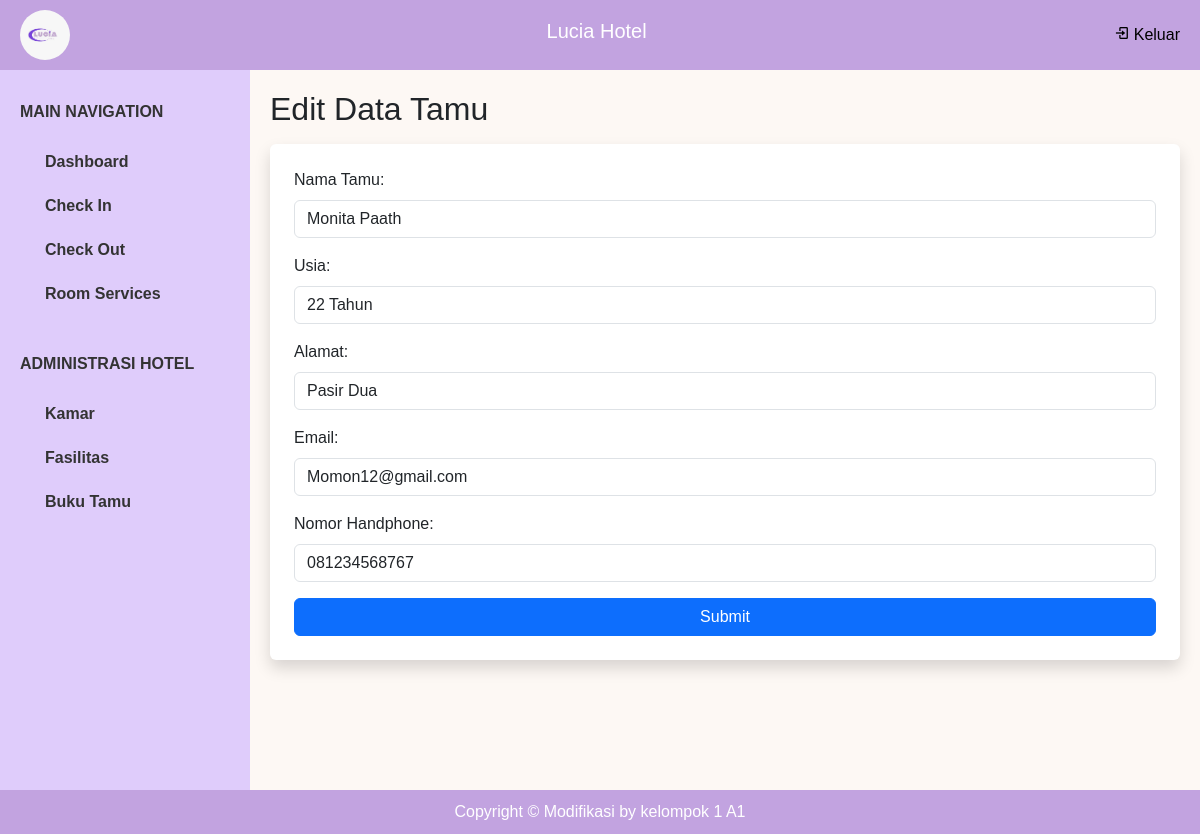
Screenshot of /index.php?page=buku_tamu_edit&id=234789 (signed in) with the database file from the repository.
### tables this page shows
CREATE TABLE `customer` (
  `ID_Customer` int(50) NOT NULL,
  `ID_Kamar` int(50) NOT NULL,
  `Nama_Customer` varchar(100) NOT NULL,
  `Usia_Customer` varchar(50) NOT NULL,
  `Alamat_Customer` varchar(50) NOT NULL,
  `Email_Customer` varchar(100) NOT NULL,
  `No_HP` char(50) NOT NULL,
  `Lama_Menginap` int(100) NOT NULL
);

### buku_tamu/customer_update.php (the view, shortened to what this page needs)
<?php
include $_SERVER['DOCUMENT_ROOT'] . '/Hotel/koneksi/koneksi.php';
if (isset($_GET['id'])) {
    $id_customer = $_GET['id'];
    $sql = "SELECT * FROM customer WHERE ID_Customer = ?";
    $stmt = $conn->prepare($sql);
    $stmt->bind_param("i", $id_customer);
    $stmt->execute();
    $result = $stmt->get_result();
    if ($result->num_rows > 0) {
        $customer = $result->fetch_assoc();
    } else {
        echo "Data tidak ditemukan.";
        exit;
    }
} else {
    echo "ID tidak ditemukan.";
    exit;
}
?>
<!DOCTYPE html>
<html lang="id">
<head>
    <link href="https://cdn.jsdelivr.net/npm/bootstrap@5.3.0/dist/css/bootstrap.min.css" rel="stylesheet">
</head>
<body>
    <div class="">
        <h2 class="mb-3" >Edit Data Tamu</h2>
        <form method="POST" action="" class="shadow p-4 rounded bg-white">
            <div class="mb-3">
                <label for="nama_customer" class="form-label">Nama Tamu:</label>
                <input type="text" class="form-control" name="nama_customer" id="nama_customer" value="<?php echo $customer['Nama_Customer']; ?>" required>
            </div>
            <div class="mb-3">
                <label for="usia_customer" class="form-label">Usia:</label>
                <input type="text" class="form-control" name="usia_customer" id="usia_customer" value="<?php echo $customer['Usia_Customer']; ?>" required>
            </div>
            <div class="mb-3">
                <label for="alamat_customer" class="form-label">Alamat:</label>
                <input type="text" class="form-control" name="alamat_customer" id="alamat_customer" value="<?php echo $customer['Alamat_Customer']; ?>" required>
            </div>
            <div class="mb-3">
                <label for="email_customer" class="form-label">Email:</label>
                <input type="email" class="form-control" name="email_customer" id="email_customer" value="<?php echo $customer['Email_Customer']; ?>" required>
            </div>
            <div class="mb-3">
                <label for="no_hp" class="form-label">Nomor Handphone:</label>
                <input type="text" class="form-control" name="no_hp" id="no_hp" value="<?php echo $customer['No_HP']; ?>" required>
            </div>
            <button type="submit" class="btn btn-primary w-100">Submit</button>
        </form>
    </div>
</body>
</html>

### assets/style/style.css (style rules this page uses)
* { margin: 0; padding: 0; box-sizing: border-box; font-family: Arial, sans-serif; }

### rows the page displays
customer: nama_customer "Monita Paath", usia_customer "22 Tahun", alamat_customer "Pasir Dua", email_customer "Momon12@gmail.com", no_hp "081234568767"
